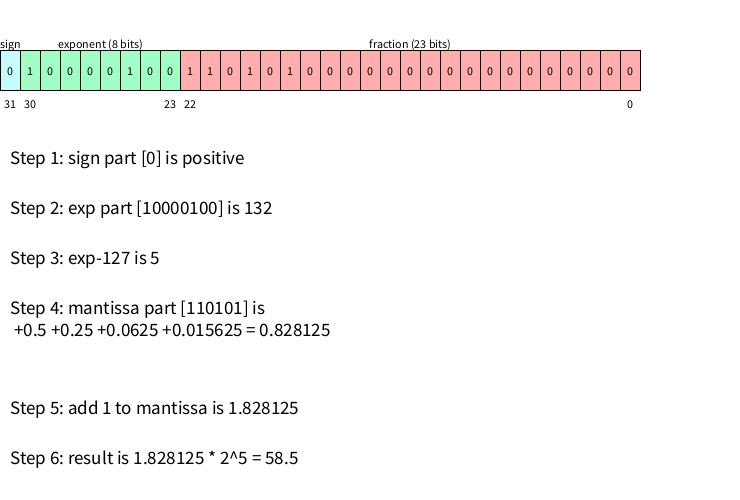
Frame 1 (no input)
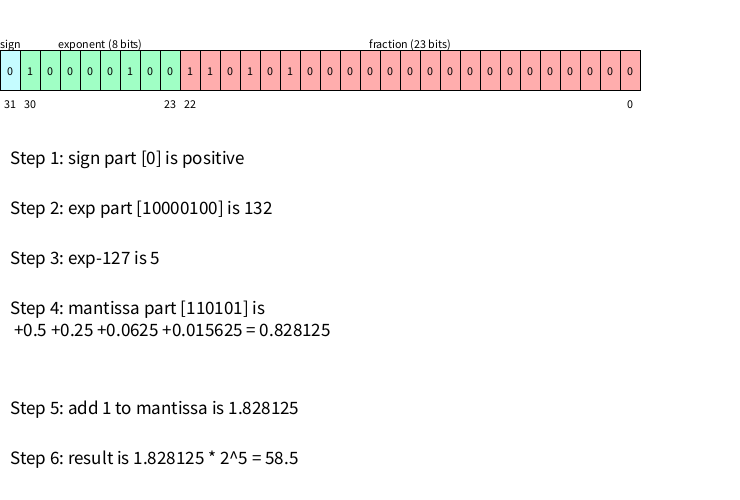
Frame 60 (the mouse pressed at the canvas centre just before this capture)
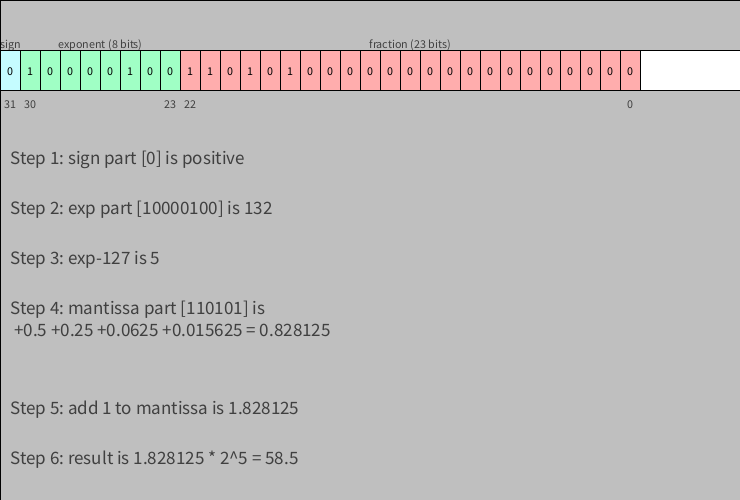
Frame 120 (the mouse held since frame 60 and released just before this capture)

The Processing sketch that drew these frames (run headless with seeded random() and noise(); from frame 60 on, the mouse is pressed at the canvas centre):

// Processing sketch: ieee754
// ── ieee754.pde
//有網友遇到 IEEE 754 計算的問題, 所以我想把它畫出來, 方便理解
//參考資料 https://en.wikipedia.org/wiki/IEEE_754
//可以產生最大值、最小值。秀出2個float的加減乘除等
//float (32-bit), double (64-bit)
//Value = sign * exp * fraction
//float f = 0.15625; //Wikipedia用這個範例
float f = 58.5;//網友用這個範例 https://www.youtube.com/watch?v=RuKkePyo9zk&t=1165s
int []bit=new int[32];//小心前後位數的不同
void setup() {
  size(740, 500);
  //https://stackoverflow.com/questions/10643754/convert-float-to-bits
  int N = Float.floatToIntBits(f);//LSB
  for (int i=0; i<32; i++) {
    bit[i] = (N>>i) & 0x01;
  }
}
void draw() {
  background(255);
  textAlign(CENTER, CENTER);
  textSize(12);
  for (int i=0; i<32; i++) {
    if (i<1) fill(197, 252, 255);
    else if (i<9) fill(160, 255, 197);
    else fill(255, 173, 173);
    rect(i*20, 50, 20, 40);
    fill(0); 
    text(bit[31-i], i*20+20/2, 50+40/2 );
    //LSB: Least Significant Bit, LSB 最小位在最右邊,又 x86 是 Little Endian
  }
  textAlign(CENTER, BOTTOM);  
  fill(0); 
  text("sign", (1+0)*20/2, 50);
  text("exponent (8 bits)", (9+1)*20/2, 50);
  text("fraction (23 bits)", (32+9)*20/2, 50);
  text("31", (1+0)*20/2, 50+40+20);
  text("30", (2+1)*20/2, 50+40+20);
  text("23", (9+8)*20/2, 50+40+20);
  text("22", (10+9)*20/2, 50+40+20);
  text("0", (32+31)*20/2, 50+40+20);

  textAlign(LEFT, TOP);
  textSize(19);
  text("Step 1: sign part ["+bit[31]+"] is " + ((bit[31]==0)?"positive":"negtive"), 10, 150);
  int step2 = bitInt(30,23);
  text("Step 2: exp part [" +bitString(30,23) + "] is " + step2, 10, 200);
  int step3 = step2 - 127;
  text("Step 3: exp-127 is " + step3, 10,250);
  int last=0;
  for(int i=31; i>=0; i--){
    if(bit[i]==1) last=i;
  }
  text("Step 4: mantissa part [" + bitString(22,last) + "] is \n" + mentissaString(last), 10, 300, width-10,200);
  float step5=(mentissa+1);
  text("Step 5: add 1 to mantissa is " + step5, 10, 400);
  String sign = (bit[31]==1)? "-" : "";
  text("Step 6: result is " +  sign + step5 + " * 2^"+(bitInt(30,23)-127) + " = " + sign + (step5*pow(2,step3)), 10, 450);
  if( mousePressed && (mouseY<50 || mouseY>90) ){//提示可以按中間
    fill(128,128); rect(0,0,width,50);
    fill(128,128); rect(0,90, width,height-90);
  }

}
String bitString(int a, int b){
  String ans = "";
  for(int i=a; i>=b; i--) ans+= bit[i];
  return ans;
}
int bitInt(int a, int b){
  int ans = 0;
  for(int i=a; i>=b; i--){
    ans *=2;
    ans += bit[i];
  }
  return ans;
}
float mentissa=0;
float mentissaHeight=0;
String mentissaString(int last){
  String ans = "";
  float _mentissa = 0, div = 1;
  for(int i=22; i>=last; i--){
    div /= 2;
    if(bit[i]==1){
      ans += " +" + div;
      _mentissa += div;
    }
  }
  ans += " = " + _mentissa;
  mentissa = _mentissa;
  return ans;
}
void mousePressed(){
  if(mouseY>50 && mouseY<90){
    int i = mouseX/20;
    if(i>31 || i<0) return;
    bit[31-i] = 1 - bit[31-i];
  }
}
